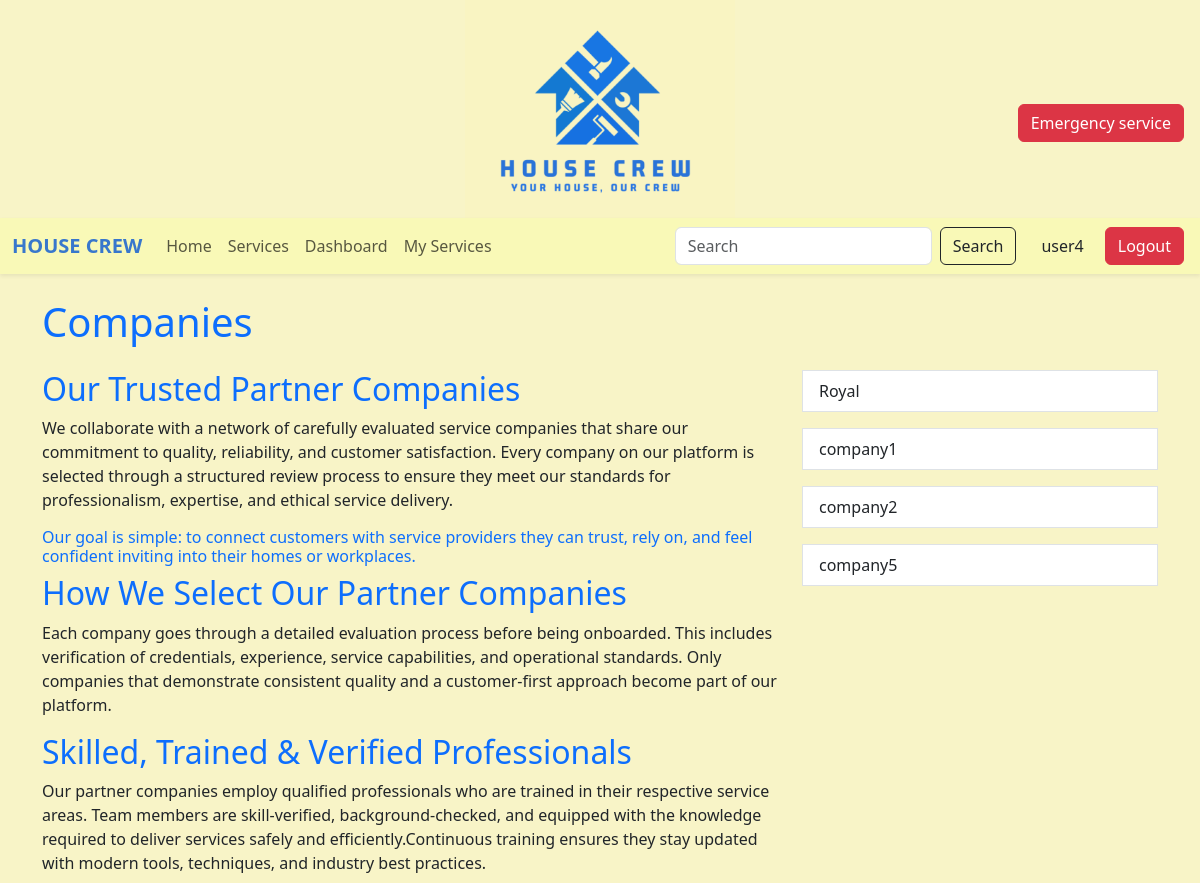
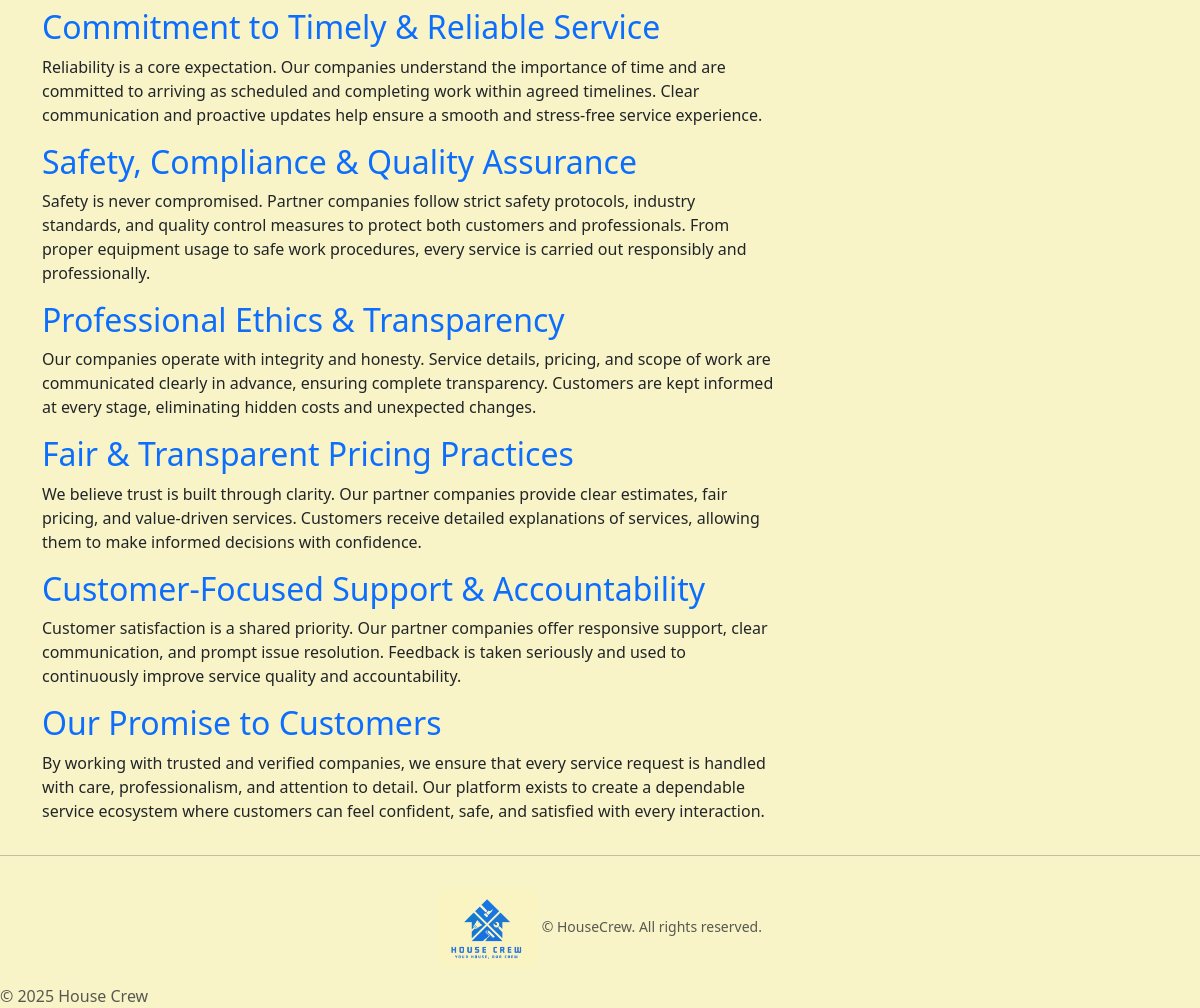
Page /company_list/ (signed in) on the committed database (2 pictures, top to bottom).
### company_app/models.py (models this page shows, shortened)
class S_Company(models.Model):
    APPROVAL_STATUS = [
        ('Pending' , 'Pending'),
        ('Approved' , 'Approved'),
        ('Rejected', 'Rejected')
    ]
    c_name=models.CharField(max_length=100, unique=True,
                            verbose_name="Company Name",
                            error_messages={"unique" : "This company already exists"})
    c_registration=models.CharField(max_length=30, unique=True, validators=[registration_validator])
    c_mobile_no=models.CharField(max_length=15, validators=[mobile_validator])
    c_email_id=models.EmailField(unique=True, validators=[email_validator])
    c_service_location=models.ManyToManyField(Location, related_name='companies')
    approval_status = models.CharField(max_length=15, choices=APPROVAL_STATUS, default='Pending')
    is_active = models.BooleanField(default=False)
    rejection_reason= models.TextField(blank=True, null=True)
    can_resubmit= models.BooleanField(default=False)
    user= models.OneToOneField(User, on_delete=models.CASCADE, null=True, blank=True, related_name='company_profile')

### user_app/views.py (the view)
# urls.py: path('company_list/',views.company_list,name='company_list'),
def company_list(request):
    companies = S_Company.objects.all()
    return render(request, 'user_app/companies.html', {'companies' : companies})

### user_app/templates/user_app/companies.html
{% extends "user_app/base.html" %}
{% load static %}
{% block content %}
<div class="container mt-4">
    <div class="row">
    <h1 class="mb-4 text-primary">Companies</h1>
    <div class="col-md-8">
        <div class="contents">
            <h2 class="text-bold text-primary">Our Trusted Partner Companies</h2>
            <p>We collaborate with a network of carefully evaluated service companies
                that share our commitment to quality, reliability, and customer satisfaction.
                Every company on our platform is selected through a structured review process
                to ensure they meet our standards for professionalism, expertise, and ethical service delivery.
            </p>
            <h6 class="text-primary">Our goal is simple: to connect customers with service providers they can trust, rely on, and feel confident inviting into their homes or workplaces.</h6>
        </div>
        <div class="contents">
            <h2 class="text-bold text-primary">How We Select Our Partner Companies</h2>
            <p>Each company goes through a detailed evaluation process before being onboarded.
                This includes verification of credentials, experience,
                service capabilities, and operational standards. Only companies that demonstrate
                consistent quality and a customer-first approach become part of our platform.
            </p>
        </div>
        <div class="contents">
            <h2 class="text-bold text-primary">Skilled, Trained & Verified Professionals</h2>
            <p>Our partner companies employ qualified professionals who are trained in their respective
                service areas. Team members are skill-verified, background-checked, and equipped with the
                knowledge required to deliver services safely and efficiently.Continuous training ensures they
                stay updated with modern tools, techniques, and industry best practices.
            </p>
        </div>
        <div class="contents">
            <h2 class="text-bold text-primary">Commitment to Timely & Reliable Service</h2>
            <p>Reliability is a core expectation. Our companies understand the importance of time and
                are committed to arriving as scheduled and completing work within agreed timelines. Clear
                communication and proactive updates help ensure a smooth and stress-free service experience.
            </p>
        </div>
        <div class="contents">
            <h2 class="text-bold text-primary">Safety, Compliance & Quality Assurance</h2>
            <p>Safety is never compromised. Partner companies follow strict safety protocols,
                industry standards, and quality control measures to protect both customers and professionals.
                 From proper equipment usage to safe work procedures, every service is carried out responsibly
                 and professionally.
            </p>
        </div>
        <div class="contents">
            <h2 class="text-bold text-primary">Professional Ethics & Transparency</h2>
            <p>Our companies operate with integrity and honesty. Service details, pricing, and scope
                of work are communicated clearly in advance, ensuring complete transparency. Customers
                are kept informed at every stage, eliminating hidden costs and unexpected changes.
            </p>
        </div>
        <div class="contents">
            <h2 class="text-bold text-primary">Fair & Transparent Pricing Practices</h2>
            <p>We believe trust is built through clarity. Our partner companies provide clear estimates,
                fair pricing, and value-driven services. Customers receive detailed explanations of services,
                allowing them to make informed decisions with confidence.
            </p>
        </div>
        <div class="contents">
            <h2 class="text-bold text-primary">Customer-Focused Support & Accountability</h2>
            <p>Customer satisfaction is a shared priority. Our partner companies offer responsive support,
                 clear communication, and prompt issue resolution. Feedback is taken seriously and used to
                 continuously improve service quality and accountability.
            </p>
        </div>
        <div class="contents">
            <h2 class="text-bold text-primary">Our Promise to Customers</h2>
            <p>By working with trusted and verified companies, we ensure that every service request is
                handled with care, professionalism, and attention to detail. Our platform exists to create a
                dependable service ecosystem where customers can feel confident, safe, and satisfied with every
                interaction.
            </p>
        </div>
    </div>
    <div class="col-md-4 ms-auto">
        <div class="">
            <ul class="list-group ">
            {% for company in companies %}
            <li style="list-style : none;" class="mb-3 ">
                <a href="#" class="list-group-item list-group-item-action">
            {{ company.c_name }}
                </a>
            </li>
            {% empty %}
                <li class="list-group-item text-muted">
            No companies found.
                </li>
            {% endfor %}
            </ul>
        </div>
    </div>
</div>
</div>
{% endblock content %}

### user_app/templates/user_app/base.html (shortened to what this page needs)
{% load static %}
<!DOCTYPE html>
<html lang="en">
<head>
    <link href="https://cdn.jsdelivr.net/npm/bootstrap@5.3.8/dist/css/bootstrap.min.css" rel="stylesheet">
</head>
<body style="background-color: rgb(248, 244, 199);">
    <div class="top-banner" style="background-color:rgb(248, 244, 199);">
        <img src="{% static 'user_app/images/logo2.png' %}"  alt="logo" class="img-logo d-block mx-auto img-fluid" style="max-width:270px;">
    </div>
    <div>
        <nav class="navbar navbar-expand-lg shadow-sm">
            <div class="container-fluid">
                <a class="navbar-brand fw-bold" style="color:rgb(56, 119, 204);" href="{% url 'home' %}">HOUSE CREW</a>
                <div class="collapse navbar-collapse" id="navbarNav">
                    <ul class="navbar-nav">
                        <li class="nav-item">
                            <a class="nav-link" aria-current="page" href="{% url 'home' %}">Home</a>
                        </li>
                        {% if user.is_authenticated and user.profile.role == 'USER' %}
                        <li class="nav-item">
                            <a class="nav-link" href="{% url 'user_sub_services' %}">Services</a>
                        </li>
                        {% endif %}
                        {% if user.is_authenticated %}
                        <li class="nav-item">
                            {% if user.profile.role == 'ADMIN' %}
                                <a class="nav-link" href="{% url 'admin_dashboard' %}">Dashboard</a>
                            {% elif user.profile.role == 'COMPANY' %}
                                <li><a class="nav-link" href="{% url 'company_dashboard' %}">Dashboard</a></li>
                            {% else %}
                                <a class="nav-link" href="{% url 'house crew' %}">Dashboard</a>
                            {% endif %}
                        </li>
                        {% endif %}
                        {% if user.is_authenticated and user.profile.role == 'USER' %}
                        <li><a class="nav-link" href="{% url 'dashboard' %}">My Services</a></li>
                        {% endif %}
                    </ul>
                </div>
                <form class="d-flex" role="search" method="get" action="{% url 'search' %}">
                    <input class="form-control me-2" type="search" name="q" placeholder="Search" aria-label="Search" required/>
                    <button class="btn btn-outline-dark" type="submit">Search</button>
                </form>
            </div>
            {% if user.is_authenticated %}
            <li class="nav-item dropdown" style="list-style:none;">
                <a class="btn" href="#" id="userDropdown" role="button" data-bs-toggle="dropdown" aria-expanded="false">
                <span class="me-2">{{ user.username }}</span>
                </a>
            </li>
            <form method="post" action="{% url 'logout' %}" class="d-inline">
            <button type="submit" class="btn btn-danger me-3">
            Logout
            </button>
            </form>
            {% endif %}
        </nav>
    </div>
    <div>
    {% if user.is_authenticated and user.profile.role == 'USER' %}
    <a class="btn btn-danger text-nowrap position-fixed end-0 me-3 mt-5" href="{% url 'emergency_services' %}" style="top: 56px;">
    Emergency service
    </a>
    {% endif %}
  </div>
    {% block content %}
    {% endblock content %}
    <hr>
<footer class="text-light mt-auto" style="background-color:rgb(248,244,199)">
    <div class="container py-3 text-center small text-muted" >
        <img src="{% static 'user_app/images/logo2.png' %}"  alt="logo" class="img-logo img-fluid" style="max-width:100px;">
    ©  HouseCrew. All rights reserved.
    </div>
    <p class="mb-0 text-muted ">© 2025 House Crew</p>
</footer>
</body>
</html>

### user_app/templates/user_app/base.html (style rules this page uses)
.navbar { background-color: rgb(249, 249, 183); }

### rows in the picture
S_Company: c_name "Royal"
S_Company: c_name "company1"
S_Company: c_name "company2"
S_Company: c_name "company5"

### other values in the picture
{{ user.username }} "user4"
